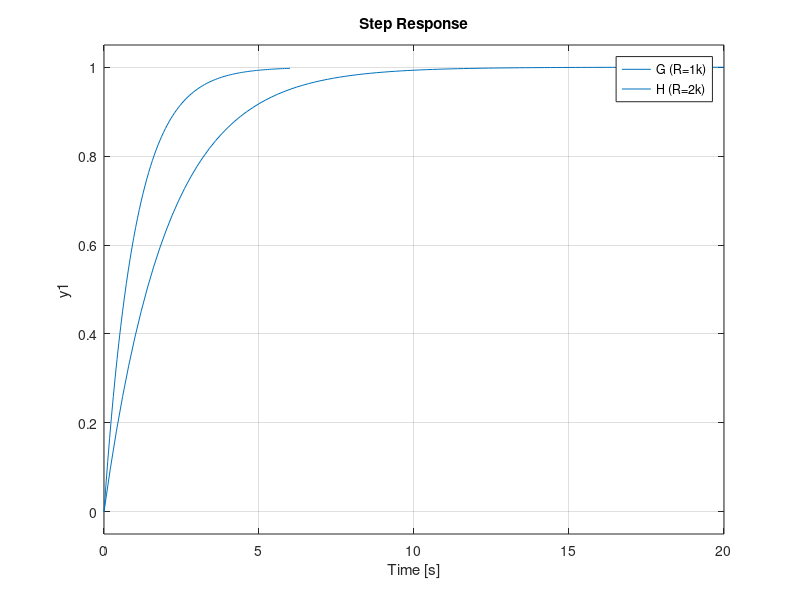
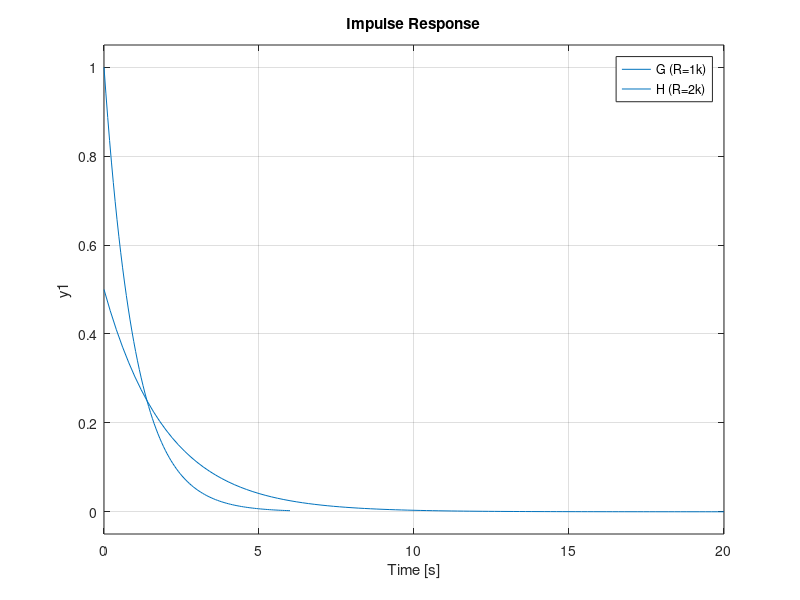

These figures' MATLAB source, in order:
C = 1*10^(-3);

R1 = 1000
R2 = 2000

num_1 = [1];
den_1 = [R1*C 1];

num_2 = [1];
den_2 = [R2*C 1];

G = tf(num_1,den_1);
H = tf(num_2,den_2);

figure
step(G)
hold on
step(H)
legend('G (R=1k)','H (R=2k)')
title('Step Response')
grid on

figure
impulse(G)
hold on
impulse(H)
legend('G (R=1k)','H (R=2k)')
title('Impulse Response')
grid on
